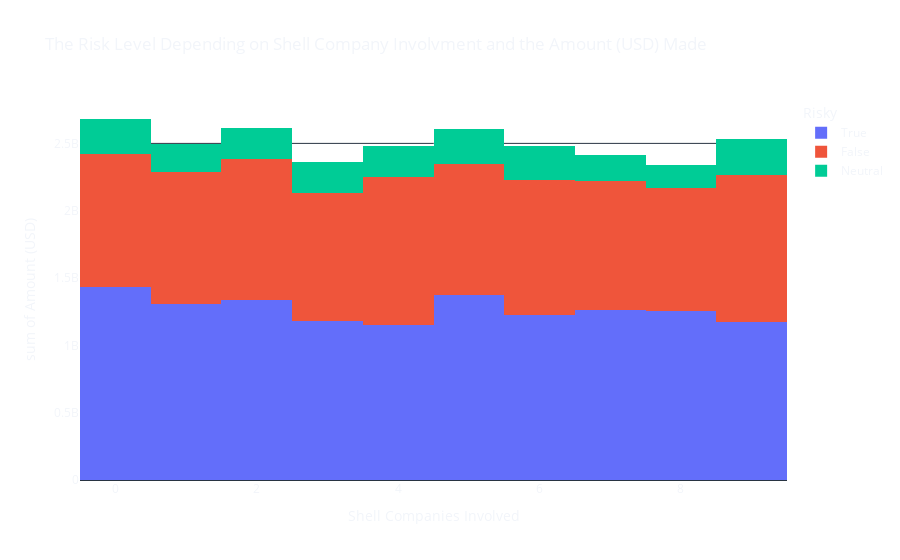

Notebook cell for this chart:
### Markdown cell above
This pie chart shows the percentage each tax haven country's contributes to illegal monetary transactions based on the amount of transactions and money transacted. Most of the transactions were kept safe in Panema but all the tax haven were relativley similar in terms of percentages.

### Code cell
fig = px.histogram(df, x="Shell Companies Involved", y="Amount (USD)", color="Risky", title = 'The Risk Level Depending on Shell Company Involvment and the Amount (USD) Made').update_layout(template='plotly_dark', plot_bgcolor='rgba(0, 0, 0, 0)', paper_bgcolor='rgba(0, 0, 0, 0)')
fig.show()

### Figure 1 — Plotly figure (JSON) as saved in the notebook; plotly's stock layout.template omitted (floating-point values rounded to 4 significant figures; data arrays with more than 128 entries replaced by an {"elided": "..."} marker saying what was removed)
{"data": [{"alignmentgroup": "True", "bingroup": "x", "histfunc": "sum", "hovertemplate": "Risky=True<br>Shell Companies Involved=%{x}<br>sum of Amount (USD)=%{y}<extra></extra>", "legendgroup": "True", "marker": {"color": "#636efa", "pattern": {"shape": ""}}, "name": "True", "offsetgroup": "True", "orientation": "v", "showlegend": true, "type": "histogram", "x": {"elided": "5038 int values"}, "xaxis": "x", "y": {"elided": "5038 float values"}, "yaxis": "y"}, {"alignmentgroup": "True", "bingroup": "x", "histfunc": "sum", "hovertemplate": "Risky=False<br>Shell Companies Involved=%{x}<br>sum of Amount (USD)=%{y}<extra></extra>", "legendgroup": "False", "marker": {"color": "#EF553B", "pattern": {"shape": ""}}, "name": "False", "offsetgroup": "False", "orientation": "v", "showlegend": true, "type": "histogram", "x": {"elided": "4010 int values"}, "xaxis": "x", "y": {"elided": "4010 float values"}, "yaxis": "y"}, {"alignmentgroup": "True", "bingroup": "x", "histfunc": "sum", "hovertemplate": "Risky=Neutral<br>Shell Companies Involved=%{x}<br>sum of Amount (USD)=%{y}<extra></extra>", "legendgroup": "Neutral", "marker": {"color": "#00cc96", "pattern": {"shape": ""}}, "name": "Neutral", "offsetgroup": "Neutral", "orientation": "v", "showlegend": true, "type": "histogram", "x": {"elided": "952 int values"}, "xaxis": "x", "y": {"elided": "952 float values"}, "yaxis": "y"}], "layout": {"barmode": "relative", "legend": {"title": {"text": "Risky"}, "tracegroupgap": 0}, "paper_bgcolor": "rgba(0, 0, 0, 0)", "plot_bgcolor": "rgba(0, 0, 0, 0)", "title": {"text": "The Risk Level Depending on Shell Company Involvment and the Amount (USD) Made"}, "xaxis": {"anchor": "y", "domain": [0, 1], "title": {"text": "Shell Companies Involved"}}, "yaxis": {"anchor": "x", "domain": [0, 1], "title": {"text": "sum of Amount (USD)"}}}}
